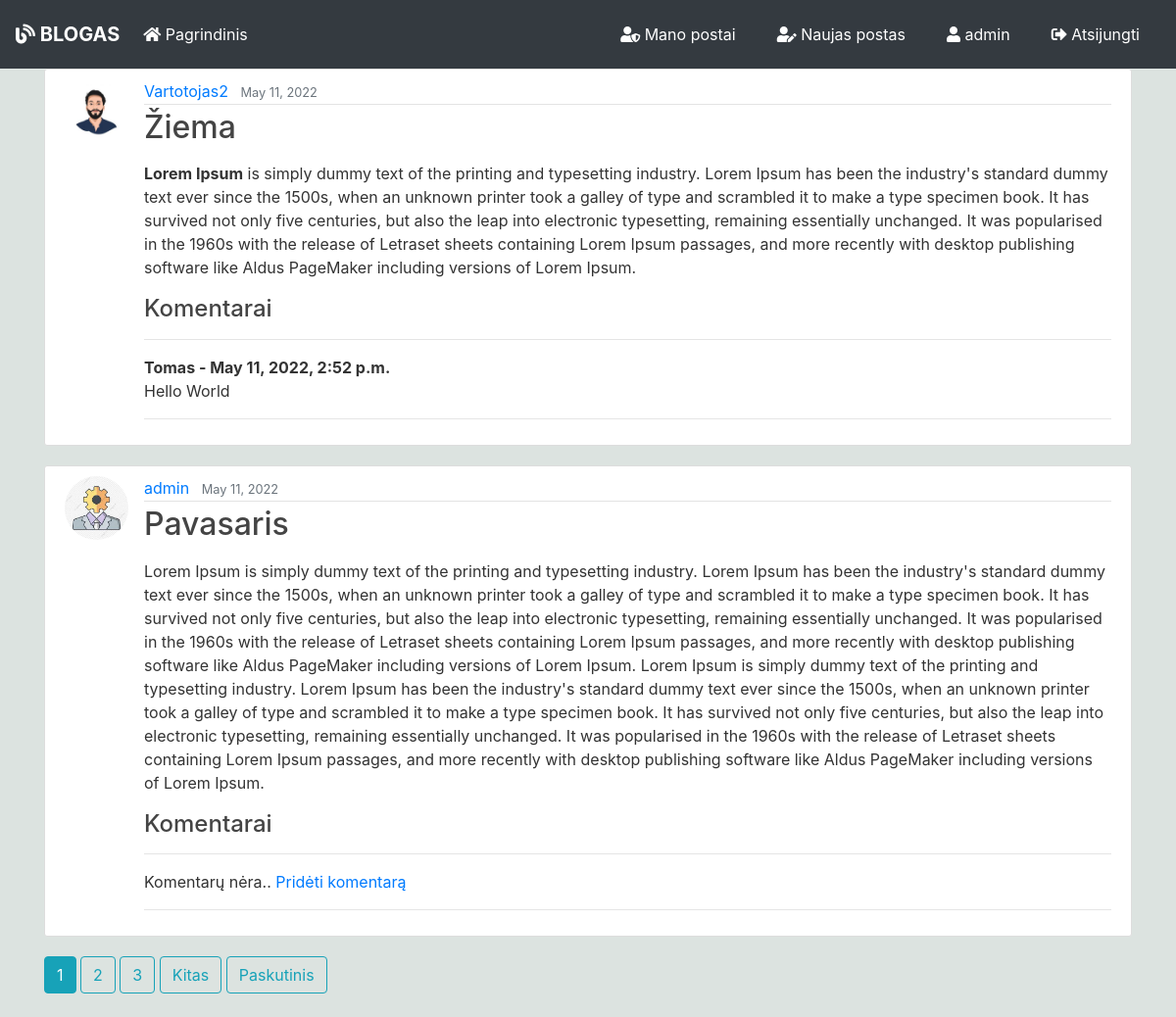
The app's page / (signed in) with its own data.
### blog/models.py (models this page shows, shortened)
class Post(models.Model):
    title = models.CharField(max_length=100)
    content = HTMLField('Content', null=True)
    date_posted = models.DateTimeField(default=timezone.now)
    author = models.ForeignKey(User, on_delete=models.CASCADE)

class Comment(models.Model):
    post = models.ForeignKey(Post, related_name="comments", on_delete=models.CASCADE)
    name = models.CharField(max_length=200)
    body = models.TextField()
    date_added = models.DateTimeField(auto_now_add=True)

### users/models.py (models this page shows, shortened)
class Profile(models.Model):
    user = models.OneToOneField(User, on_delete=models.CASCADE)
    image = models.ImageField(default='default.jpg', upload_to='profile_pics')

### blog/views.py (the view)
# urls.py: path('', PostListView.as_view(), name='blog-home'),
class PostListView(ListView):
    model = Post
    template_name = 'blog/home.html'
    context_object_name = 'posts'
    ordering = ['-date_posted']
    paginate_by = 2

### blog/templates/blog/home.html (shortened to what this page needs)
{% extends "blog/base.html" %}
{% block content %}
    {% for post in posts %}
        <article class="media content-section">
          <img class="rounded-circle article-img" src="{{ post.author.profile.image.url }}">
          <div class="media-body">
            <div class="article-metadata">
              <a class="mr-2" href="{% url 'user-posts' post.author.username %}">{{ post.author }}</a>
              <small class="text-muted">{{ post.date_posted|date:"F d, Y" }}</small>
            </div>
            <h2><a class="article-title" href="{% url 'post-detail' post.id %}">{{ post.title }}</a></h2>
            <p class="article-content">{{ post.content  | safe }}</p>
                    <h4> Komentarai </h4>
                    <hr>
              {% if not post.comments.all %}
                        Komentarų nėra.. <a href="#">
                        Pridėti komentarą </a>
              {% else %}
                {% for comment in post.comments.all %}
                    <strong>{{ comment.name }} -
                            {{ comment.date_added }}
                    </strong>
                    <br/>
                  {{ comment.body }}
                {% endfor %}
              {% endif %}
              <hr>
          </div>
        </article>
    {% endfor %}
    {% if is_paginated %}
      {% for num in page_obj.paginator.page_range %}
        {% if page_obj.number == num %}
          <a class="btn btn-info mb-4" href="?page={{ num }}">{{ num }}</a>
        {% elif num > page_obj.number|add:'-3' and num < page_obj.number|add:'3' %}
          <a class="btn btn-outline-info mb-4" href="?page={{ num }}">{{ num }}</a>
        {% endif %}
      {% endfor %}
      {% if page_obj.has_next %}
        <a class="btn btn-outline-info mb-4" href="?page={{ page_obj.next_page_number }}">Kitas</a>
        <a class="btn btn-outline-info mb-4" href="?page={{ page_obj.paginator.num_pages }}">Paskutinis</a>
      {% endif %}
    {% endif %}
{% endblock content %}

### blog/templates/blog/base.html (shortened to what this page needs)
{% load static %}
<!doctype html>
<html lang="en">
  <head>
    <link rel="stylesheet" href="https://stackpath.bootstrapcdn.com/bootstrap/4.3.1/css/bootstrap.min.css">
    <link rel="stylesheet" href="https://use.fontawesome.com/releases/v5.8.1/css/all.css" >
    <link rel="stylesheet" href="{% static 'blog/main.css' %}">
</head>
  <body>
        <nav class="navbar navbar-expand-lg navbar-dark bg-dark">
                <a class="navbar-brand font-weight-bold" href="{% url 'blog-home' %}"><i class="fas fa-blog"></i>  BLOGAS</a>
                <div class="collapse navbar-collapse" id="navbarSupportedContent">
                  <ul class="navbar-nav mr-auto">
                    <li class="nav-item active">
                      <a class="nav-link" href="{% url 'blog-home' %}"><i class="fas fa-home"></i> Pagrindinis <span class="sr-only">(current)</span></a>
                    </li>
                  </ul>
                    {% if user.is_authenticated %}
                    <a href="{% url 'user-posts' user %}" class="btn text-white m-2"><i class="fas fa-user-shield"></i> Mano postai</a>
                    <a href="{% url 'post-create' %} " class="btn text-white m-2"><i class="fas fa-user-edit"></i> Naujas postas</a>
                    <a href="{% url 'profile' %} " class="btn text-white m-2"><i class="fas fa-user"></i> {{ user.username }}</a>
                    <a href="{% url 'logout' %} " class="btn text-white m-2"><i class="fas fa-sign-out-alt"></i> Atsijungti</a>
                    {% else %}
                    <a href="{% url 'login' %} " class="btn text-white m-2"><i class="fas fa-user-tie"></i> Prisijungti</a>
                    <a href="{% url 'register' %} " class="btn text-white m-2"> <i class="fas fa-sign-in-alt"></i> Registruotis</a>
                    {% endif %}
                </div>
              </nav>
      <div class="container my-bg">
    {% block content %}
    {% endblock  %}
    </div>
  </body>
</html>

### blog/static/blog/main.css (style rules this page uses)
body { background: #dce3e0; color: #333333; margin-top: 0; }
h1, h2, h3, h4, h5, h6 { color: #444444; }
ul { margin: 0; }
.content-section { background: #ffffff; padding: 10px 20px; border: 1px solid #dddddd; border-radius: 3px; margin-bottom: 20px; }
.article-title { color: #444444; }
.article-content { white-space: pre-line; }
.article-img { height: 65px; width: 65px; margin-right: 16px; }
.article-metadata { padding-bottom: 1px; margin-bottom: 4px; border-bottom: 1px solid #e3e3e3 }

### records on screen
Post: author.profile.image (picture), author "Vartotojas2", date_posted "May 11, 2022", title "Žiema", content "Lorem Ipsum is simply dummy text of the printing and typesetting industry. Lorem Ipsum has been the industry's standard dummy text ever since the 1500s, when an unknown printer took a galley of type and scrambled it to make a type specimen book. It has survived not only five centuries, but also the leap into electronic typesetting, remaining essentially unchanged. It was popularised in the 1960s with the release of Letraset sheets containing Lorem Ipsum passages, and more recently with desktop publishing software like Aldus PageMaker including versions of Lorem Ipsum."
Comment: name "Tomas", date_added "May 11, 2022, 2:52 p.m.", body "Hello World"
Post: author.profile.image (picture), author "admin", date_posted "May 11, 2022", title "Pavasaris", content "Lorem Ipsum is simply dummy text of the printing and typesetting industry. Lorem Ipsum has been the industry's standard dummy text ever since the 1500s, when an unknown printer took a galley of type and scrambled it to make a type specimen book. It has survived not only five centuries, but also the leap into electronic typesetting, remaining essentially unchanged. It was popularised in the 1960s with the release of Letraset sheets containing Lorem Ipsum passages, and more recently with desktop publishing software like Aldus PageMaker including versions of Lorem Ipsum. Lorem Ipsum is simply dummy text of the printing and typesetting industry. Lorem Ipsum has been the industry's standard…", shows "Komentarų nėra.."

### other values on screen
{{ user.username }} "admin"
{{ num }} "1"
{{ num }} "2" "3"
